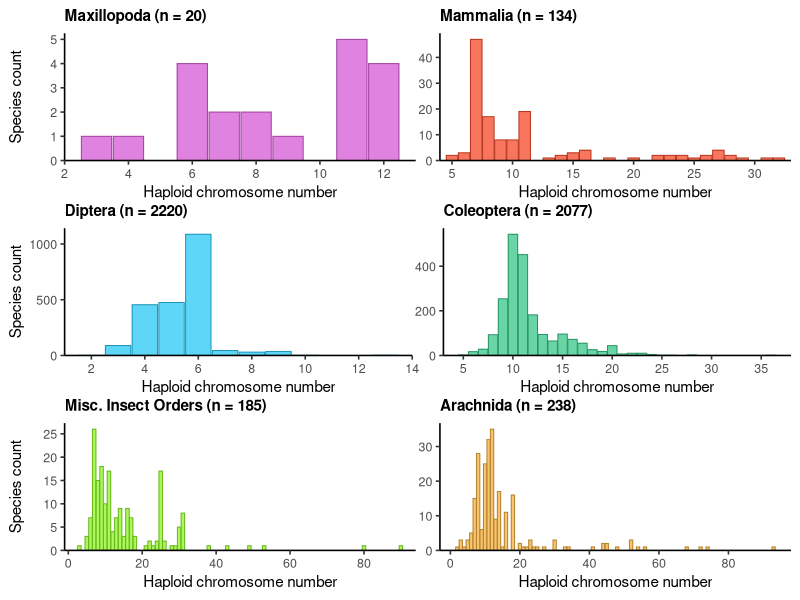

Generate this figure with R:
# =========================
# 6-panel barplots: (p1|p2)/(p3|p4)/(p5|p6)
# Fix whitespace:
# - EACH panel uses its own X limits (tight to observed haploid bins)
# - EACH panel uses its own Y limits (tight to max species count)
# =========================

library(readr)
library(dplyr)
library(tidyr)
library(stringr)
library(ggplot2)
library(patchwork)

setwd("~/GitHub/achiasmy-synthesis/data")
Taxa <- read_csv("Achiasmy_full_data.csv", show_col_types = FALSE)

clean <- function(x) x |> str_trim() |> str_replace_all("[\\(\\),;]", "_") |> str_squish()

set.seed(1)

.expand_range <- function(a, b) {
  a <- suppressWarnings(as.integer(a)); b <- suppressWarnings(as.integer(b))
  if (is.na(a) || is.na(b)) return(integer(0))
  if (b < a) { tmp <- a; a <- b; b <- tmp }
  seq.int(a, b)
}

parse_diploid_cell <- function(x) {
  if (is.na(x) || !nzchar(x)) return(integer(0))
  s <- as.character(x)
  s <- str_replace_all(s, "\u2013|\u2014|\u2212", "-")
  s <- str_replace_all(s, "[^0-9,;\\-]", " ")
  s <- str_squish(s)
  
  out <- integer(0)
  
  rng <- str_match_all(s, "(?<!\\d)(\\d+)\\s*-\\s*(\\d+)(?!\\d)")[[1]]
  if (nrow(rng)) {
    out <- c(out, unlist(apply(rng[,2:3, drop = FALSE], 1,
                               function(v) .expand_range(v[1], v[2]))))
    s <- str_replace_all(s, "(?<!\\d)\\d+\\s*-\\s*\\d+(?!\\d)", " ")
  }
  
  singles <- str_split(s, "[,;\\s]+", simplify = TRUE)
  singles <- singles[nzchar(singles)]
  if (length(singles)) out <- c(out, suppressWarnings(as.integer(singles)))
  
  unique(out[is.finite(out)])
}

choose_one_per_species <- function(df) {
  df %>%
    select(Species_key, diploid_num_vals) %>%
    unnest_longer(diploid_num_vals, values_to = "val", keep_empty = TRUE) %>%
    filter(!is.na(val)) %>%
    count(Species_key, val, name = "n") %>%
    group_by(Species_key) %>%
    filter(n == max(n, na.rm = TRUE)) %>%
    slice_sample(n = 1) %>%
    ungroup() %>%
    transmute(Species_key, diploid_num_chosen = as.integer(val))
}

branch_cols <- c(
  "Coleoptera"              = "#37C789",
  "Diptera"                 = "#27C8F5",
  "Misc. Insect Orders"     = "#8EF527",
  "Mammalia"                = "#F54927",
  "Arachnida"               = "#F5B040",
  "Maxillopoda"             = "#D658D4"
)

darken_hex <- function(hex, f = 0.75) {
  rgb <- grDevices::col2rgb(hex)
  grDevices::rgb(rgb[1,] * f, rgb[2,] * f, rgb[3,] * f, maxColorValue = 255)
}
border_cols <- vapply(branch_cols, darken_hex, character(1))

Taxa <- Taxa %>%
  mutate(
    Kingdom = clean(Kingdom),
    Class   = clean(Class),
    Order   = clean(Order),
    Family  = clean(Family),
    Genus   = clean(Genus),
    Species = clean(Species),
    Species_key = paste(Genus, sub(" ,*", "", Species), sep = "_"),
    path_key    = paste(Kingdom, Class, Order, Family, Genus, sub(" ,*", "", Species), sep = "|")
  )

diplo_choice <- Taxa %>%
  mutate(diploid_num_vals = lapply(.data[["Diploid Number"]], parse_diploid_cell)) %>%
  select(Species_key, diploid_num_vals) %>%
  choose_one_per_species()

dat <- Taxa %>%
  group_by(path_key) %>% slice_head(n = 1) %>% ungroup() %>%
  left_join(diplo_choice, by = "Species_key") %>%
  mutate(
    diploid_num = as.integer(diploid_num_chosen),
    haploid_num = diploid_num / 2
  ) %>%
  filter(is.finite(haploid_num), haploid_num > 0) %>%
  mutate(
    Class_merge = ifelse(as.character(Class) == "Copepoda", "Maxillopoda", as.character(Class)),
    is_insecta  = str_to_lower(Class_merge) == "insecta",
    clade = case_when(
      is_insecta & as.character(Order) == "Coleoptera" ~ "Coleoptera",
      is_insecta & as.character(Order) == "Diptera"    ~ "Diptera",
      is_insecta                                      ~ "Misc. Insect Orders",
      TRUE                                            ~ as.character(Class_merge)
    )
  ) %>%
  distinct(clade, Species_key, haploid_num) %>%
  filter(clade %in% names(branch_cols)) %>%
  group_by(clade) %>% filter(n_distinct(Species_key) >= 10) %>% ungroup()

bar_dat <- dat %>%
  mutate(h = as.integer(round(haploid_num))) %>%
  group_by(clade, h) %>%
  summarize(species_n = n_distinct(Species_key), .groups = "drop")

n_lookup <- dat %>% group_by(clade) %>% summarize(n = n_distinct(Species_key), .groups = "drop")
n_lookup <- setNames(n_lookup$n, n_lookup$clade)

# per-panel x/y limits
lims <- bar_dat %>%
  group_by(clade) %>%
  summarize(
    xmin = min(h, na.rm = TRUE),
    xmax = max(h, na.rm = TRUE),
    ymax = max(species_n, na.rm = TRUE),
    .groups = "drop"
  )
xmin <- setNames(lims$xmin, lims$clade)
xmax <- setNames(lims$xmax, lims$clade)
ymax <- setNames(lims$ymax, lims$clade)

theme_tight <- theme_classic(base_size = 12) +
  theme(
    plot.title  = element_text(face = "bold", size = 11, hjust = 0),
    axis.text   = element_text(size = 9),
    axis.title  = element_text(size = 11),
    plot.margin = margin(1, 1, 1, 1)
  )

make_bar <- function(cl, show_y = TRUE) {
  # small padding so bars don't touch the frame
  xpad <- max(1, round(0.05 * (xmax[[cl]] - xmin[[cl]] + 1)))
  ggplot(filter(bar_dat, clade == cl), aes(h, species_n)) +
    geom_col(
      fill = branch_cols[[cl]],
      color = border_cols[[cl]],
      linewidth = 0.35,
      alpha = 0.75,
      width = 0.95
    ) +
    scale_x_continuous(
      limits = c(xmin[[cl]] - xpad, xmax[[cl]] + xpad),
      breaks = scales::pretty_breaks(n = 5),
      expand = c(0, 0)
    ) +
    scale_y_continuous(
      limits = c(0, ymax[[cl]] * 1.05),
      breaks = scales::pretty_breaks(n = 4),
      expand = c(0, 0)
    ) +
    labs(
      title = paste0(cl, " (n = ", n_lookup[[cl]], ")"),
      x = "Haploid chromosome number",
      y = if (show_y) "Species count" else NULL
    ) +
    theme_tight +
    theme(axis.title.y = if (show_y) element_text() else element_blank())
}

# order to match your screenshot (edit if desired)
clades6 <- c("Maxillopoda","Mammalia","Diptera","Coleoptera","Misc. Insect Orders","Arachnida")
clades6 <- clades6[clades6 %in% unique(bar_dat$clade)]
if (length(clades6) < 6) stop("Fewer than 6 clades available: ", paste(clades6, collapse = ", "))

p1 <- make_bar(clades6[1], TRUE)
p2 <- make_bar(clades6[2], FALSE)
p3 <- make_bar(clades6[3], TRUE)
p4 <- make_bar(clades6[4], FALSE)
p5 <- make_bar(clades6[5], TRUE)
p6 <- make_bar(clades6[6], FALSE)

(p1 | p2) / (p3 | p4) / (p5 | p6)
